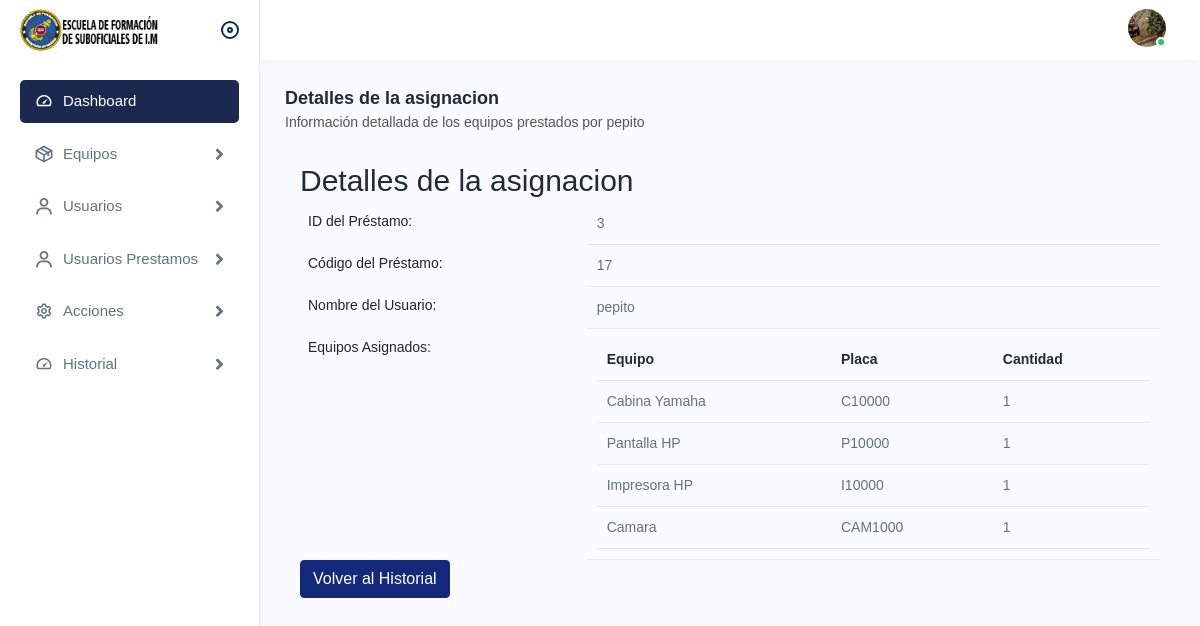
Page /ver_detalles_asignaciones.php?id=17 (signed in) on the committed database.
### tables this page shows
CREATE TABLE `historial_asignaciones` (
  `id` int(11) NOT NULL,
  `id_asignacion` int(11) NOT NULL,
  `usuario_id` int(11) NOT NULL,
  `Nombre_usuario` varchar(100) NOT NULL,
  `Serie_equipo` varchar(50) NOT NULL,
  `Equipo` varchar(100) NOT NULL,
  `Cantidad_asignada` int(11) NOT NULL,
  `placa_equipo` varchar(100) NOT NULL,
  `Estado` varchar(50) NOT NULL
);

CREATE TABLE `equipos` (
  `id` int(11) NOT NULL,
  `Serie` varchar(50) NOT NULL,
  `Nombre` varchar(100) NOT NULL,
  `Categoria` varchar(100) NOT NULL,
  `Estado` varchar(30) NOT NULL,
  `Cantidad` int(11) NOT NULL,
  `Imagen` longblob NOT NULL
);

### ver_detalles_asignaciones.php (the view, shortened to what this page needs)
<?php
include "./conexion.php";
if (isset($_GET['id'])) {
    $id_asignacion = $_GET['id'];
    $sql = $mysqli->query("SELECT * FROM historial_asignaciones WHERE id_asignacion = $id_asignacion");
    if ($sql->num_rows > 0) {
        $detalle = $sql->fetch_object();
    } else {
        echo "No se encontró el préstamo con ese ID.";
        exit();
    }
} else {
    echo "ID de préstamo no especificado.";
    exit();
}
$id_asignacion = $detalle->id_asignacion;
$prestamos = [];
if ($id_asignacion > 0) {
    $prestamos_stmt = $mysqli->prepare("SELECT da.id, e.Nombre AS Nombre_equipo, da.Cantidad_asignada, e.Serie, da.placa_equipo AS placa_equipo
        FROM historial_asignaciones da
        INNER JOIN equipos e ON da.serie_equipo = e.Serie
        INNER JOIN asignaciones a ON da.id_asignacion = a.id
        WHERE a.id = ?");
    if ($prestamos_stmt) {
        $prestamos_stmt->bind_param("i", $id_asignacion);
        $prestamos_stmt->execute();
        $prestamos_result = $prestamos_stmt->get_result();
        $prestamos = $prestamos_result->fetch_all(MYSQLI_ASSOC);
    }
}
?>
<!DOCTYPE html>
<html lang="en">
<head>
    <link rel="stylesheet" href="assets/css/bootstrap.min.css" />
    <link rel="stylesheet" href="assets/css/animate.css" />
    <link rel="stylesheet" href="assets/plugins/select2/css/select2.min.css" />
    <link rel="stylesheet" href="assets/css/dataTables.bootstrap4.min.css" />
    <link rel="stylesheet" href="assets/plugins/fontawesome/css/fontawesome.min.css" />
    <link rel="stylesheet" href="assets/plugins/fontawesome/css/all.min.css" />
    <link rel="stylesheet" href="assets/css/style.css" />
</head>
<body>
    <div class="main-wrapper">
        <div class="header">
            <div class="header-left active">
                <a href="index.php" class="logo">
                    <img src="assets/img/logos/LOGO ESFIM SUB.png" alt="" width="50px" />
                </a>
                <a id="toggle_btn" href="javascript:void(0);"> </a>
            </div>
            <ul class="nav user-menu">
                <li class="nav-item dropdown has-arrow main-drop">
                    <a href="javascript:void(0);" class="dropdown-toggle nav-link userset" data-bs-toggle="dropdown">
                        <span class="user-img"><img src="assets/img/profiles/avator1.jpg" alt="" />
                            <span class="status online"></span></span>
                    </a>
                </li>
            </ul>
        </div>
        <div class="sidebar" id="sidebar">
            <div class="sidebar-inner slimscroll">
                <div id="sidebar-menu" class="sidebar-menu">
                    <ul>
                        <li class="active">
                            <a href="index.php"><img src="assets/img/icons/dashboard.svg" alt="img" /><span>
                                    Dashboard</span>
                            </a>
                        </li>
                        <li class="submenu">
                            <a href="javascript:void(0);"><img src="assets/img/icons/product.svg" alt="img" /><span>
                                    Equipos</span>
                                <span class="menu-arrow"></span></a>
                        </li>
                        <li class="submenu">
                            <a href="javascript:void(0);"><img src="assets/img/icons/users1.svg" alt="img" /><span>
                                    Usuarios</span>
                                <span class="menu-arrow"></span></a>
                        </li>
                        <li class="submenu">
                            <a href="javascript:void(0);"><img src="assets/img/icons/users1.svg" alt="img" /><span>
                                    Usuarios Prestamos</span>
                                <span class="menu-arrow"></span></a>
                        </li>
                        <li class="submenu">
                            <a href="javascript:void(0);"><img src="assets/img/icons/settings.svg" alt="img" /><span>
                                    Acciones</span>
                                <span class="menu-arrow"></span></a>
                        </li>
                        <li class="submenu">
                            <a href="historial.php"><img src="assets/img/icons/dashboard.svg" alt="img" /><span>
                                    Historial</span>
                                <span class="menu-arrow"></span></a>
                        </li>
                    </ul>
                </div>
            </div>
        </div>
    </div>
    <div class="page-wrapper">
        <div class="content">
            <div class="page-header">
                <div class="page-title">
                    <h4>Detalles de la asignacion</h4>
                    <h6>Información detallada de los equipos prestados por <?php echo htmlspecialchars($detalle->Nombre_usuario); ?></h6>
                </div>
            </div>
            <div class="container">
                <h2>Detalles de la asignacion</h2>
                <table class="table table-bordered">
                    <tr>
                        <th>ID del Préstamo:</th>
                        <td><?php echo $detalle->id; ?></td>
                    </tr>
                    <tr>
                        <th>Código del Préstamo:</th>
                        <td><?php echo $detalle->id_asignacion; ?></td>
                    </tr>
                    <tr>
                        <th>Nombre del Usuario:</th>
                        <td><?php echo $detalle->Nombre_usuario; ?></td>
                    </tr>
                    <tr>
                    <th>Equipos Asignados:</th>
                        <td>
                            <table class="table">
                                <thead>
                                    <tr>
                                        <th>Equipo</th>
                                        <th>Placa</th>
                                        <th>Cantidad</th>
                                    </tr>
                                </thead>
                                <tbody>
                                    <?php foreach ($prestamos as $equipo) : ?>
                                        <tr>
                                            <td><?php echo htmlspecialchars($equipo['Nombre_equipo']); ?></td>
                                            <td><?php echo htmlspecialchars($equipo['placa_equipo']); ?></td>
                                            <td><?php echo htmlspecialchars($equipo['Cantidad_asignada']); ?></td>
                                        </tr>
                                    <?php endforeach; ?>
                                </tbody>
                            </table>
                        </td>
                    </tr>
                </table>
                <a href="historial_asignaciones.php" class="btn btn-primary">Volver al Historial</a>
            </div>
        </div>
    </div>
</body>
</html>

### rows in the picture
historial_asignaciones: Nombre_usuario "pepito", id "3", id_asignacion "17", equipos.Nombre "Cabina Yamaha", placa_equipo "C10000", Cantidad_asignada "1"
historial_asignaciones: equipos.Nombre "Pantalla HP", placa_equipo "P10000", Cantidad_asignada "1"
historial_asignaciones: equipos.Nombre "Impresora HP", placa_equipo "I10000", Cantidad_asignada "1"
historial_asignaciones: equipos.Nombre "Camara", placa_equipo "CAM1000", Cantidad_asignada "1"
